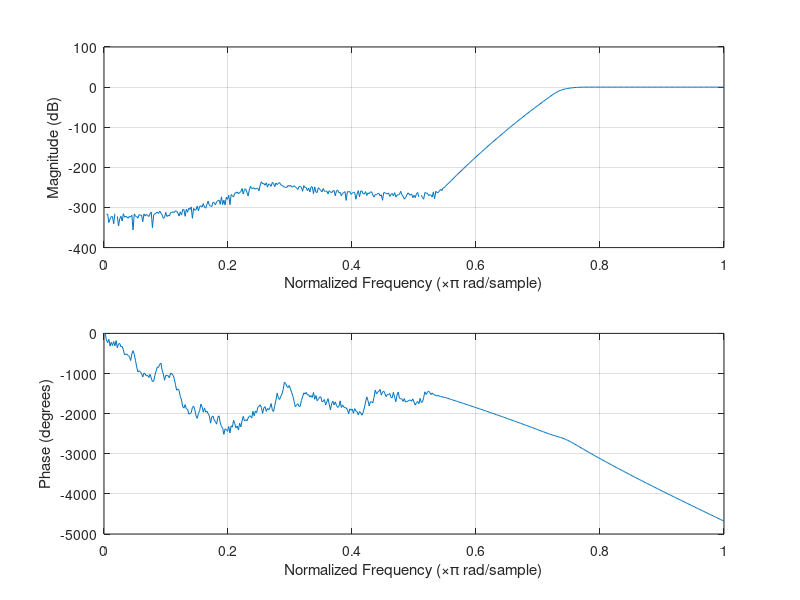
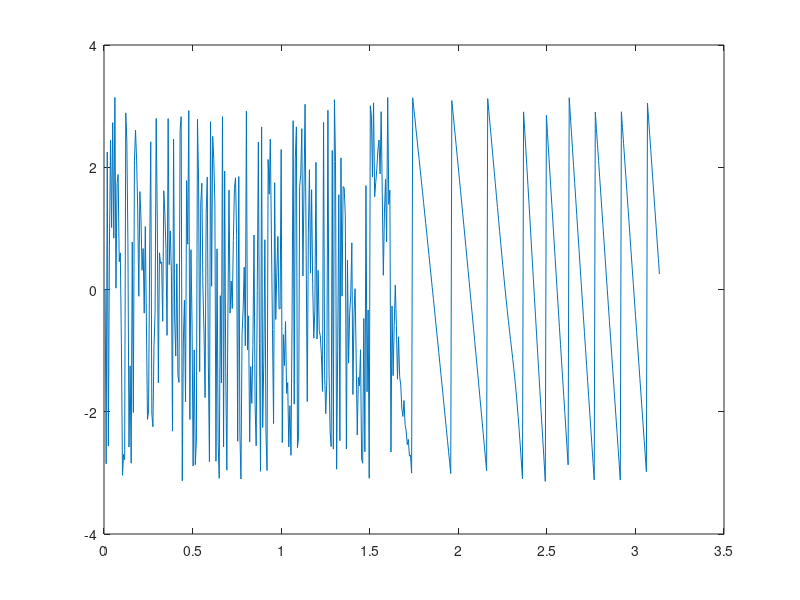

Here is the MATLAB script that generated these plots, in order:
[b,a]=butter(130,0.5,'high');
freqz(b,a);
dataIn=randn(1000,1);
dataout=filter(b,a,dataIn);
figure
[m,p]=freqz(b,a);
plot(p,angle(m))